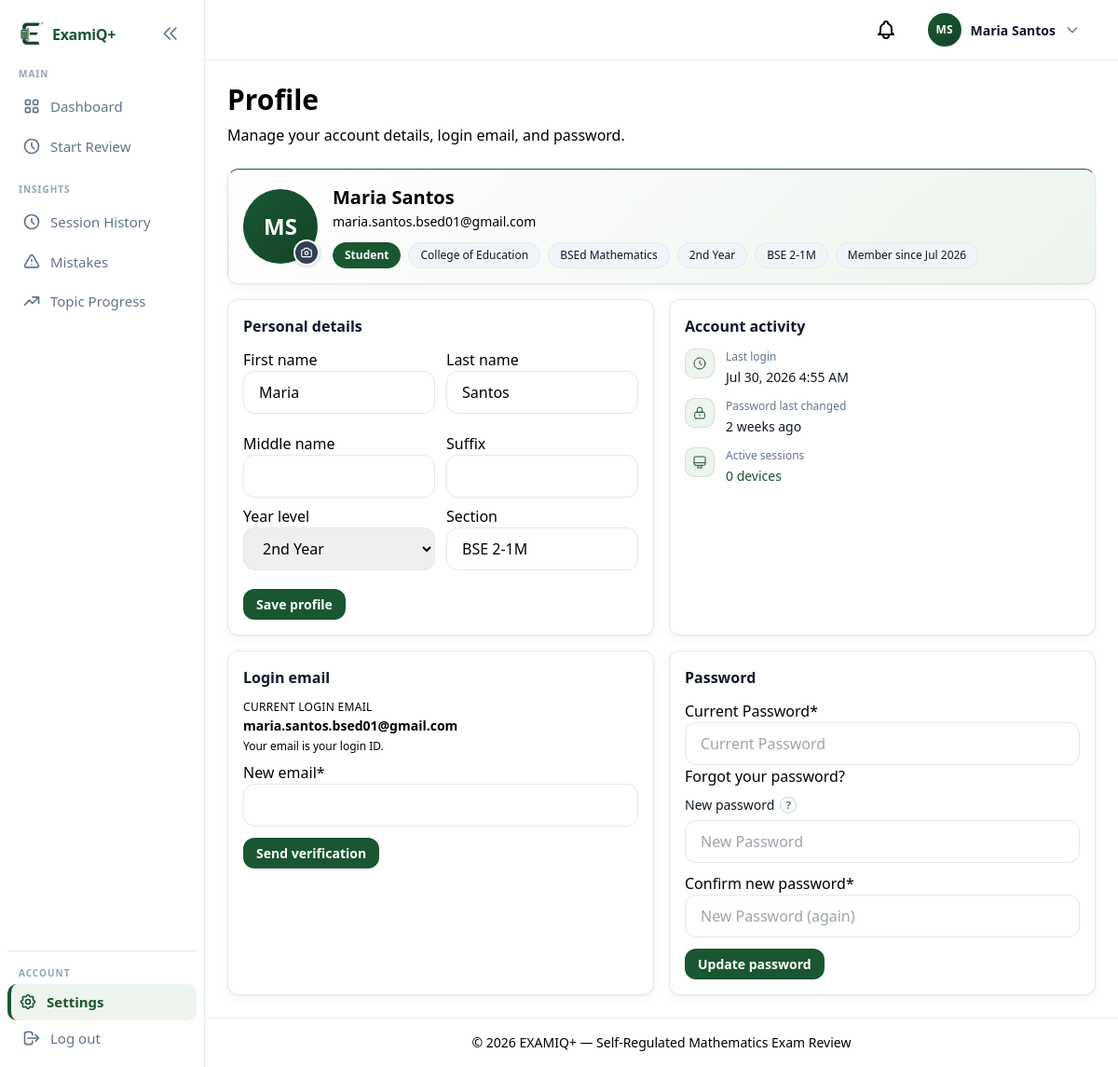
Screenshot of /profile/ (signed in) with the database file from the repository.
### apps/users/models.py (models this page shows, shortened)
class User(AbstractUser):
    class Role(models.TextChoices):
        STUDENT = "student", "Student"
        PROFESSOR = "professor", "Faculty"
        CHAIRPERSON = "chairperson", "Department Chairperson"
        CAMPUS_ADMIN = "campus_admin", "Campus Administrator"
    class ApprovalStatus(models.TextChoices):
        APPROVED = "approved", "Approved"
        PENDING = "pending", "Pending"
        REJECTED = "rejected", "Rejected"
    class HomeDegreeProgram(models.TextChoices):
        CS = "cs", "Computer Science"
        IT = "it", "Information Technology"
        BSED_MATH = "bsed_math", "BSEd Mathematics"
        PSYCHOLOGY = "psychology", "Psychology"
        MARKETING = "marketing", "Marketing"
        HR = "hr", "Human Resources"
        HOSPITALITY = "hospitality", "Hospitality Management"
        CRIMINOLOGY = "criminology", "Criminology"
    username = None
    email = models.EmailField(unique=True)
    role = models.CharField(
        max_length=20,
        choices=Role.choices,
        default=Role.STUDENT,
    )
    department = models.ForeignKey(
        Department,
        on_delete=models.SET_NULL,
        null=True,
        blank=True,
        related_name="users",
    )
    home_degree_program = models.CharField(
        max_length=20,
        choices=HomeDegreeProgram.choices,
        blank=True,
        default="",
        help_text="Student's home degree program — scopes review course offerings.",
    )
    year_level = models.ForeignKey(
        "questions.YearLevel",
        on_delete=models.SET_NULL,
        null=True,
        blank=True,
        related_name="students",
        help_text="Student's current year level — scopes available subjects.",
    )
    section = models.ForeignKey(
        ProgramSection,
        on_delete=models.SET_NULL,
        null=True,
        blank=True,
        related_name="students",
        help_text="Student's cohort section for the current academic year.",
    )
    password_changed_at = models.DateTimeField(
        null=True,
        blank=True,
        help_text="When the user last changed their password.",
    )
    middle_name = models.CharField(max_length=150, blank=True, default="")
    suffix = models.CharField(
        max_length=20,
        blank=True,
        default="",
        help_text='Name suffix, e.g. "Jr.", "Sr.", "III".',
    )
    profile_photo = models.ImageField(upload_to="profile_photos/", blank=True, null=True)
    student_number = models.CharField(
        max_length=9,
        unique=True,
        null=True,
        blank=True,
        help_text="Nine-digit student ID (students only).",
    )
    employee_id = models.CharField(
        max_length=50,
        blank=True,
        default="",
        help_text="Employee ID for faculty and chairperson accounts.",
    )
    phone_number = models.CharField(
        max_length=11,
        blank=True,
        default="",
        help_text="Eleven-digit mobile number.",
    )
    approval_status = models.CharField(
        max_length=20,
        choices=ApprovalStatus.choices,
        default=ApprovalStatus.APPROVED,
    )
    USERNAME_FIELD = "email"
    REQUIRED_FIELDS: list[str] = []
    objects = UserManager()
    class Meta:
        verbose_name = "User"
        verbose_name_plural = "Users"
        ordering = ["email"]
    def get_full_name(self) -> str:
        parts = [self.first_name, self.middle_name, self.last_name]
        name = " ".join(part for part in parts if part).strip()
        if self.suffix:
            name = f"{name} {self.suffix}".strip()
        return name
    @property
    def initials(self) -> str:
        parts = [self.first_name[:1], self.last_name[:1]]
        return "".join(p.upper() for p in parts if p) or self.email[:2].upper()

class Department(models.Model):
    name = models.CharField(max_length=200, unique=True)
    class Meta:
        verbose_name = "Department"
        verbose_name_plural = "Departments"
        ordering = ["name"]

class ProgramSection(models.Model):
    program = models.ForeignKey(
        Program,
        on_delete=models.CASCADE,
        related_name="sections",
    )
    year_level = models.ForeignKey(
        "questions.YearLevel",
        on_delete=models.PROTECT,
        related_name="program_sections",
    )
    label = models.CharField(
        max_length=10,
        help_text='Section block label, e.g. "1M", "2M".',
    )
    academic_year = models.ForeignKey(
        AcademicYear,
        on_delete=models.PROTECT,
        related_name="program_sections",
    )
    max_students = models.PositiveIntegerField(default=40)
    is_active = models.BooleanField(default=True)
    class Meta:
        verbose_name = "Program Section"
        verbose_name_plural = "Program Sections"
        ordering = ["program__name", "year_level__order", "label"]
        unique_together = [["program", "year_level", "label", "academic_year"]]
    @property
    def display_label(self) -> str:
        from apps.users.constants import PROGRAM_ABBREVIATIONS
        abbr = PROGRAM_ABBREVIATIONS.get(self.program.slug, self.program.name)
        return f"{abbr} {self.year_level.order}-{self.label}"

class Program(models.Model):
    slug = models.SlugField(max_length=30, unique=True)
    name = models.CharField(max_length=200)
    managing_department = models.ForeignKey(
        Department,
        on_delete=models.PROTECT,
        related_name="managed_programs",
        help_text="Department whose chairperson approves question-bank changes for this program.",
    )
    class Meta:
        verbose_name = "Program"
        verbose_name_plural = "Programs"
        ordering = ["name"]

### apps/questions/models.py (models this page shows)
class YearLevel(models.Model):
    order = models.PositiveSmallIntegerField(unique=True)
    name = models.CharField(max_length=50)
    class Meta:
        verbose_name = "Year Level"
        verbose_name_plural = "Year Levels"
        ordering = ["order"]
    def __str__(self) -> str:
        return self.name

### apps/users/views.py (the view, shortened to what this page needs)
# urls.py: path("", ProfileView.as_view(), name="profile"),
class ProfileView(LoginRequiredMixin, View):
    template_name = "users/profile.html"
    def get_forms(self, user):
        return {
            "profile_form": ProfileUpdateForm(user=user),
            "email_form": EmailChangeRequestForm(user=user),
            "password_form": ExamiQChangePasswordForm(user=user),
        }
    def get_context(self, user, forms=None):
        forms = forms or self.get_forms(user)
        return {
            **forms,
            "pending_emails": EmailAddress.objects.filter(user=user, verified=False),
            "account_activity": get_account_activity(user),
        }
    def get(self, request):
        return render(request, self.template_name, self.get_context(request.user))

### templates/users/profile.html (shortened to what this page needs)
{% extends "base.html" %}
{% load crispy_forms_tags humanize %}
{% block main_class %}profile-page{% endblock %}
{% block content %}
{% include "components/page_header.html" with title="Profile" subtitle="Manage your account details, login email, and password." %}
<div class="profile-bento">
    <div class="profile-bento-hero bento-card profile-card profile-hero bento-card--elevated">
        <div class="flex flex-col sm:flex-row sm:items-center gap-4">
            <div class="profile-hero-avatar">
                {% include "components/profile_avatar_upload.html" with size="hero" show_camera=True photo_form_id="profile-update-form" %}
            </div>
            <div class="flex-1 min-w-0">
                <p class="text-xl font-bold text-examiq-navy">
                    {{ user.get_full_name|default:user.email }}
                </p>
                <p class="text-sm text-examiq-slate mt-0.5">{{ user.email }}</p>
                <div class="flex flex-wrap gap-2 mt-3">
                    <span class="profile-pill profile-pill--role profile-pill--{{ user.role }}">{{ user.get_role_display }}</span>
                    {% if user.department %}
                    <span class="profile-pill">{{ user.department.name }}</span>
                    {% endif %}
                    {% if user.role == "student" and user.get_home_degree_program_display %}
                    <span class="profile-pill">{{ user.get_home_degree_program_display }}</span>
                    {% endif %}
                    {% if user.role == "student" and user.year_level %}
                    <span class="profile-pill">{{ user.year_level.name }}</span>
                    {% endif %}
                    {% if user.role == "student" and user.section %}
                    <span class="profile-pill">{{ user.section.display_label }}</span>
                    {% endif %}
                    <span class="profile-pill">Member since {{ user.date_joined|date:"M Y" }}</span>
                </div>
            </div>
        </div>
    </div>
    <div class="profile-bento-personal bento-card profile-card">
        <h2 class="profile-card-title">Personal details</h2>
        <form method="post" action="{% url 'users:profile' %}" enctype="multipart/form-data" class="profile-card-form" id="profile-update-form">
            <div class="profile-card-body">
                <div class="grid grid-cols-1 sm:grid-cols-2 gap-3">
                    {{ profile_form.first_name|as_crispy_field }}
                    {{ profile_form.last_name|as_crispy_field }}
                    {{ profile_form.middle_name|as_crispy_field }}
                    {{ profile_form.suffix|as_crispy_field }}
                </div>
                {% if profile_form.year_level or profile_form.section %}
                <div class="grid grid-cols-1 sm:grid-cols-2 gap-3">
                    {% if profile_form.year_level %}
                    {{ profile_form.year_level|as_crispy_field }}
                    {% endif %}
                    {% if profile_form.section %}
                    {{ profile_form.section|as_crispy_field }}
                    {% endif %}
                </div>
                {% endif %}
            </div>
            <div class="profile-card-footer">
                <button type="submit" class="btn-primary btn-primary-sm">Save profile</button>
            </div>
        </form>
    </div>
    <div class="profile-bento-activity bento-card profile-card">
        <h2 class="profile-card-title">Account activity</h2>
        <ul class="profile-activity-list">
            <li class="profile-activity-item">
                <span class="profile-activity-icon" aria-hidden="true">
                    <svg fill="none" stroke="currentColor" viewBox="0 0 24 24"><path stroke-linecap="round" stroke-linejoin="round" stroke-width="1.5" d="M12 8v4l3 3m6-3a9 9 0 11-18 0 9 9 0 0118 0z"/></svg>
                </span>
                <div>
                    <p class="profile-activity-label">Last login</p>
                    {% if account_activity.last_login %}
                    <p class="profile-activity-value">{{ account_activity.last_login|date:"M d, Y g:i A" }}</p>
                    {% else %}
                    <p class="profile-activity-value">Never</p>
                    {% endif %}
                </div>
            </li>
            <li class="profile-activity-item">
                <span class="profile-activity-icon" aria-hidden="true">
                    <svg fill="none" stroke="currentColor" viewBox="0 0 24 24"><path stroke-linecap="round" stroke-linejoin="round" stroke-width="1.5" d="M12 15v2m-6 4h12a2 2 0 002-2v-6a2 2 0 00-2-2H6a2 2 0 00-2 2v6a2 2 0 002 2zm10-10V7a4 4 0 00-8 0v4h8z"/></svg>
                </span>
                <div>
                    <p class="profile-activity-label">Password last changed</p>
                    <p class="profile-activity-value">{{ account_activity.password_changed_at|naturaltime }}</p>
                </div>
            </li>
            <li class="profile-activity-item">
                <span class="profile-activity-icon" aria-hidden="true">
                    <svg fill="none" stroke="currentColor" viewBox="0 0 24 24"><path stroke-linecap="round" stroke-linejoin="round" stroke-width="1.5" d="M9.75 17L9 20l-1 1h8l-1-1-.75-3M3 13h18M5 17h14a2 2 0 002-2V5a2 2 0 00-2-2H5a2 2 0 00-2 2v10a2 2 0 002 2z"/></svg>
                </span>
                <div>
                    <p class="profile-activity-label">Active sessions</p>
                    <p class="profile-activity-value profile-activity-link">{{ account_activity.active_session_label }}</p>
                </div>
            </li>
        </ul>
    </div>
    <div class="profile-bento-email bento-card profile-card">
        <h2 class="profile-card-title">Login email</h2>
        <div class="profile-card-body">
            <div class="mb-3">
                <p class="text-xs text-examiq-slate uppercase tracking-wide font-medium mb-0.5">Current login email</p>
                <p class="text-examiq-navy font-semibold text-sm">{{ user.email }}</p>
                <p class="text-xs text-examiq-slate mt-1">Your email is your login ID.</p>
            </div>
            <form method="post" action="{% url 'users:profile' %}" class="profile-card-form">
                {{ email_form.email|as_crispy_field }}
                <div class="profile-card-footer">
                    <button type="submit" class="btn-primary btn-primary-sm">Send verification</button>
                </div>
            </form>
        </div>
    </div>
    <div class="profile-bento-password bento-card profile-card">
        <h2 class="profile-card-title">Password</h2>
        <form method="post" action="{% url 'users:profile' %}" class="profile-card-form">
            <div class="profile-card-body profile-password-fields">
                {{ password_form.oldpassword|as_crispy_field }}
                <div class="profile-field">
                    <div class="profile-label-row">
                        <label for="id_password1" class="profile-field-label">New password</label>
                        <div class="password-help-wrap" data-password-help>
                            <button type="button"
                                    class="password-help-btn"
                                    aria-label="Show password requirements"
                                    aria-expanded="false"
                                    data-password-help-toggle>?</button>
                        </div>
                    </div>
                    {{ password_form.password1 }}
                </div>
                {{ password_form.password2|as_crispy_field }}
            </div>
            <div class="profile-card-footer">
                <button type="submit" class="btn-primary btn-primary-sm">Update password</button>
            </div>
        </form>
    </div>
</div>
{% endblock %}

### templates/components/navbar.html (shortened to what this page needs)
{% if user.is_authenticated %}
<header class="app-topbar">
    <div class="app-topbar-inner">
        <a href="{% url 'users:notifications' %}" class="relative p-2 text-examiq-slate hover:text-examiq-navy" aria-label="Notifications">
        </a>
        <div class="profile-dropdown" data-dropdown>
            <button type="button" class="profile-dropdown-trigger" data-dropdown-toggle aria-expanded="false" aria-haspopup="true">
                {% include "components/profile_avatar_upload.html" with size="nav" show_camera=False preview_id="nav-avatar-preview" %}
                <span class="profile-name hidden sm:inline">{{ user.get_full_name|default:user.email }}</span>
                <svg class="profile-chevron w-4 h-4" fill="none" stroke="currentColor" viewBox="0 0 24 24">
                    <path stroke-linecap="round" stroke-linejoin="round" stroke-width="2" d="M19 9l-7 7-7-7"/>
                </svg>
            </button>
        </div>
    </div>
</header>
{% endif %}

### templates/components/profile_avatar_upload.html (shortened to what this page needs)
{% load static %}
<div class="profile-avatar-wrap profile-avatar-wrap--{{ size|default:'form' }}">
    {% if user.profile_photo %}
    <img src="{{ user.profile_photo.url }}"
         alt=""
         class="profile-avatar-image"
         id="{% if preview_id %}{{ preview_id }}{% else %}profile-photo-preview{% endif %}">
    {% else %}
    <span class="profile-avatar profile-avatar--{{ user.role }} profile-avatar-image"
          id="{% if preview_id %}{{ preview_id }}{% else %}profile-photo-preview-fallback{% endif %}"
          aria-hidden="true">{{ user.initials }}</span>
    {% endif %}
    {% if show_camera %}
    <label for="id_profile_photo"
           class="profile-avatar-camera"
           title="Upload photo"
           aria-label="Upload profile photo"
           {% if photo_form_id %}form="{{ photo_form_id }}"{% endif %}>
    </label>
    {% endif %}
</div>

### rows the page displays
User: initials "MS MS", get_full_name "Maria Santos", email "maria.santos.bsed01@gmail.com", role "Student", department.name "College of Education", home_degree_program "BSEd Mathematics", year_level.name "2nd Year", section.display_label "BSE 2-1M", date_joined "Jul 2026", first_name "Maria", last_name "Santos", year_level "2nd Year", section "BSE 2-1M", last_login "Jul 30, 2026 4:55 AM", password_changed_at "2 weeks ago"

### other values shown
{{ title }} "Profile"
{{ subtitle }} "Manage your account details, login email, and password."
{{ account_activity.active_session_label }} "0 devices"
